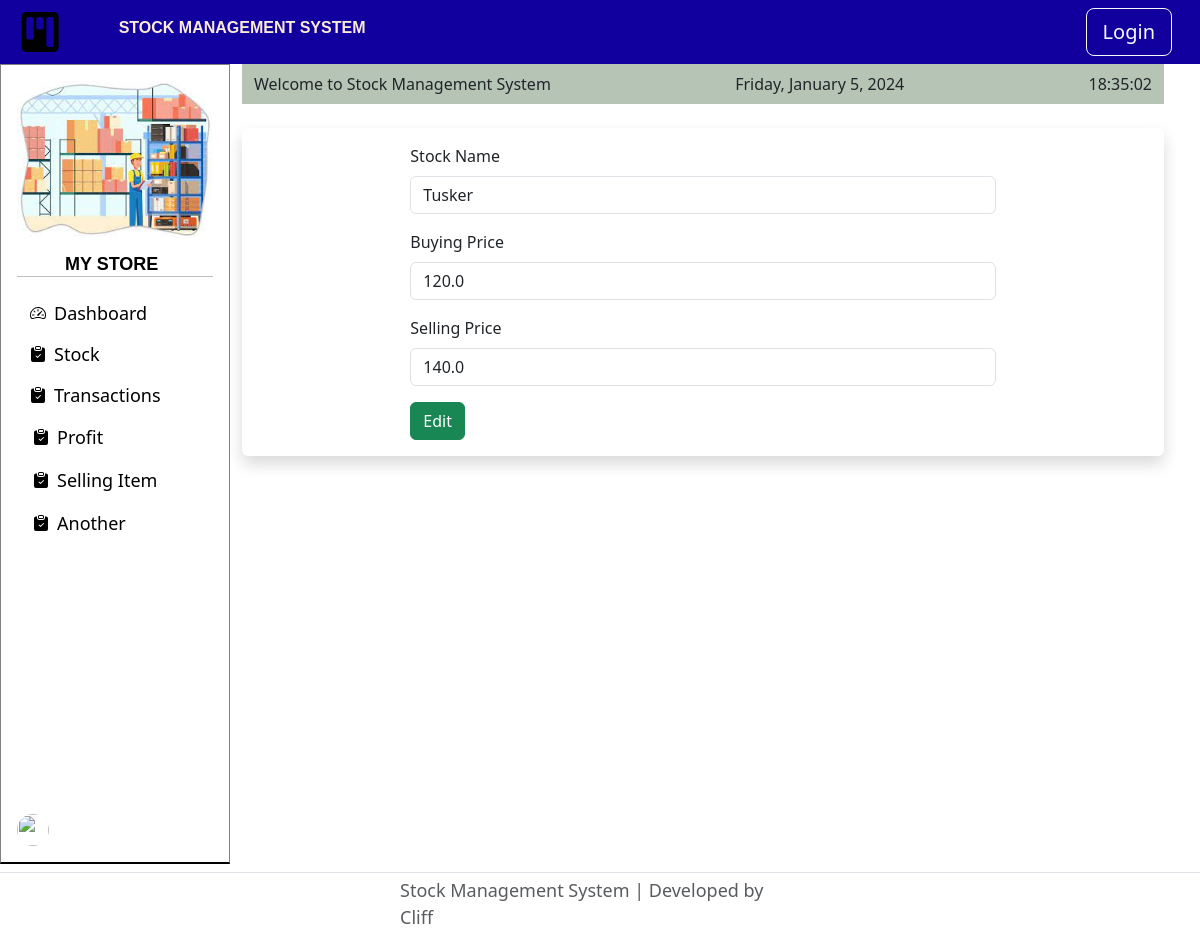
The app's page /edit/7 with its own data.
### main.py (models this page shows)
class Stock(db.Model):
    __tablename__ = "stock"
    id = db.Column(db.Integer, primary_key=True)
    item_name = db.Column(db.String(100), unique=True, nullable=False)
    item_quantity = db.Column(db.Integer, nullable=False)
    buying_price = db.Column(db.Float, nullable=False)
    selling_price = db.Column(db.Float, nullable=False)
    transactions = db.relationship("Transactions", back_populates="itemname", cascade="all, delete-orphan")

### main.py (the view)
@app.route("/edit/<int:stock_id>", methods=['POST', 'GET'])
def edit(stock_id):
    stock_to_edit = db.get_or_404(Stock, stock_id)
    edit_form = EditForm(
        item_name=stock_to_edit.item_name,
        buying_price=stock_to_edit.buying_price,
        selling_price=stock_to_edit.selling_price
    )
    if request.method == "POST":
        new_b_price = float(edit_form.buying_price.data)
        new_s_price = float(edit_form.selling_price.data)
        stock_manager.update_item_b_price(stock_to_edit.item_name, new_b_price)
        stock_manager.update_item_s_price(stock_to_edit.item_name, new_s_price)
        return redirect(url_for('stock'))
    return render_template('edit.html', form=edit_form)

### forms.py
class EditForm(FlaskForm):
    item_name = StringField(label="Stock Name", validators=[DataRequired()])
    buying_price = FloatField(label="Buying Price", validators=[DataRequired()])
    selling_price = FloatField(label="Selling Price", validators=[DataRequired()])
    submit = SubmitField("Edit")

### templates/edit.html
{% from "bootstrap5/form.html" import render_form %}
{% extends 'index.html' %}
{% block content %}
<main class="mb-4">
    <div class="container bordered rounded shadow my-4 p-3">
      <div class="row">
        <div class="col-lg-8 col-md-10 mx-auto">
          {{ render_form(form, novalidate=True, button_map={"submit": "success"}) }}
        </div>
      </div>
    </div>
  </main>
{% endblock %}

### templates/index.html (style rules this page uses)
body, html { height: 100%; margin: 0; }

### records on screen
Stock: item_name "Tusker", buying_price "120.0", selling_price "140.0"
